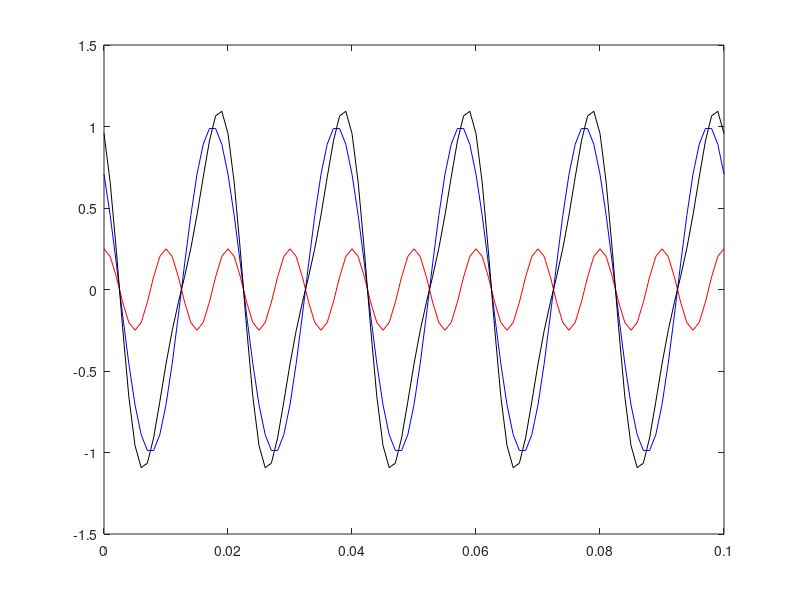

MATLAB code to generate this figure:
t=0:1/1000:0.1;
f=50;
g=cos(2*pi*f*t +pi/4); pg=angle(hilbert(g));
h=cos(2*pi*2*f*t)/4; ph=angle(hilbert(h));

plot(t,g,'b'); hold on; plot(t,h,'r'); plot(t,g+h,'k');